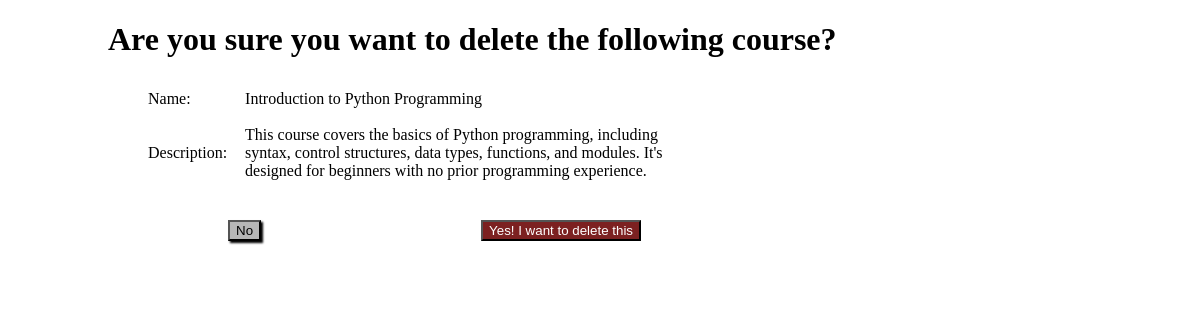
The page /delCourses/4 on the database its author committed.
### courses_app/models.py (models this page shows)
class Course(models.Model):
    name = models.CharField(max_length=45)
    description = models.TextField()
    date = models.DateField(auto_now_add=True)
    objects = CourseManager()

### courses_app/views.py (the view)
# urls.py: path('delCourses/<int:Cid>', views.delCourses,name='delCourses'),
def delCourses(request,Cid):
    course = Course.objects.get(id=Cid)
    return render(request,"del.html",{'course':course})

### courses_app/templates/del.html (shortened to what this page needs)
<!DOCTYPE html>
<html lang="en">
<head>
    {% load static %}
    <link rel="stylesheet" href="{% static 'css/style.css' %}">
</head>
<body>
    <h1 class="are">Are you sure you want to delete the following course?</h1>
    <table class="Confirmtable">
        <tr>
            <td>Name: </td>
            <td>{{course.name}}</td>
        </tr>
        <tr>
            <td>Description: </td>
            <td>{{course.description}}</td>
        </tr>
        </table>
<div class="ConfirmButton">
        <form action="{% url 'index'%}" method="POST">
        <button id="No">No</button>
    </form>
        <form action="{% url 'deleteCourse' course.id %}" method="POST">
        <button id="yes" >Yes! I want to delete this</button>
    </form>
</div>
</body>
</html>

### courses_app/static/css/style.css (style rules this page uses)
button { background-color: green; box-shadow: 2px 2px 2px; margin-top: 10px; margin-left: 220px; }
.ConfirmButton { margin-top: 20px; display: flex; }
#No { background-color: rgb(182, 182, 182); }
#yes { background-color: rgb(124, 33, 33); color: white; }
.Confirmtable { width: 550px; margin-left: 130px; }
.Confirmtable td { padding: 8px; }
.are { margin-left: 100px; }

### rows shown on the page
Course: name "Introduction to Python Programming", description "This course covers the basics of Python programming, including syntax, control structures, data types, functions, and modules. It's designed for beginners with no prior programming experience."
